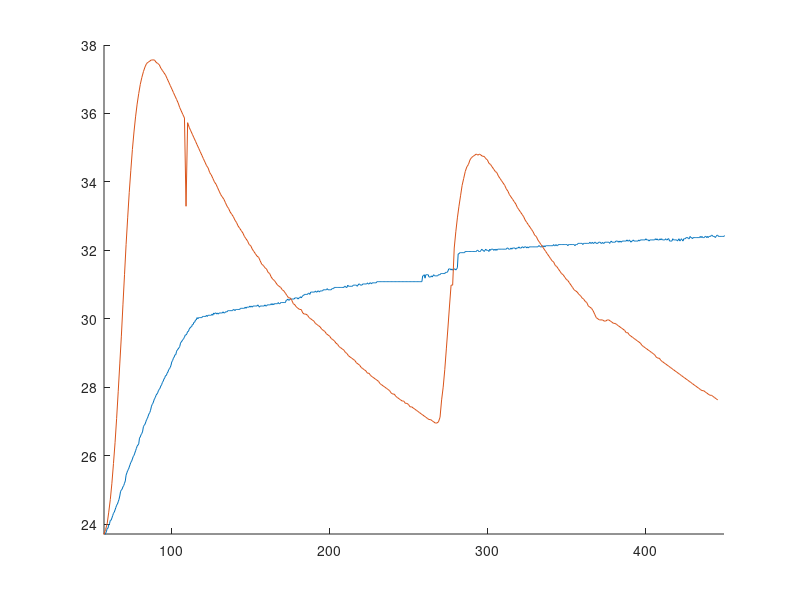

This figure's MATLAB source: (Note: this script raises an error after producing the figure.)
clear variables, close all, clc, format compact
%%
tempio=[23.70500997203753
23.70500997203753
23.84026470852855
24.009340786061372
24.347518469071375
24.71955324370774
25.193111649585124
25.768236637964918
26.377299889626947
27.088013358132795
27.866586521293872
28.679203316652817
29.492016976510666
30.406667836689152
31.287678586300267
32.168920917994434
32.948674630796916
33.69469583447336
34.33912059152478
34.94974264516049
35.45867942021
35.899820539629445
36.273139200914954
36.578612711229546
36.850168126040636
37.053849146947286
37.22359280058603
37.359393922691105
37.46124838090673
37.495200555917656
37.52915307541575
37.56310593941115
37.56310593941115
37.56310593941115
37.495200555917656
37.46124838090673
37.42729655037209
37.32544312552335
37.25754256448114
37.18964338109399
37.121745575277025
37.0199014493136
36.91806042241263
36.816222494291395
36.71438766466714
36.612555933256765
36.51072729977752
36.40890176394706
36.307079325482256
36.17132089183172
36.069505679454814
35.967693563501854
35.86588454369049
33.28775458605283
35.73014399967356
35.59440895873643
35.492611289027025
35.39081671414164
35.28902523379756
35.18723684771279
35.085451555604955
34.983669357192454
34.881890252192555
34.78011424032326
34.67834132130334
34.57657149485006
34.474804760681806
34.406961989033206
34.27128056807317
34.20344191859428
34.10168652039336
33.99993421316253
33.93210105874166
33.83035390250147
33.72860983648041
33.62686886039687
33.559043259500825
33.49121903170149
33.38948526437738
33.28775458605283
33.219935849807904
33.118210319190034
33.05039501448948
32.98258108226046
32.880862757119935
32.813052255706104
32.71133907639711
32.64353200527767
32.57572630613038
32.507921978871494
32.406218060092776
32.33841716219146
32.27061763588756
32.168920917994434
32.13502269773896
32.033330093950944
31.965536738804907
31.897744754798573
31.82995414184859
31.796059349493817
31.694377028785354
31.592697792392325
31.558805398949477
31.49102164003425
31.457130274540848
31.35545823379244
31.32156823875236
31.21990030911573
31.152123402156224
31.118235462484858
31.050460610707074
30.982687128946306
30.94880090179658
30.914915017119945
30.84714427514464
30.81325941782494
30.745490730470387
30.67772341275962
30.609957464608904
30.609957464608904
30.54219288593564
30.440548585514176
30.406667836689152
30.33890736594959
30.305027644014782
30.27114826435593
30.27114826435593
30.169512178930763
30.135634168272123
30.135634168272123
30.10175649983725
30.03400218959827
30.000125547773877
29.96624924813158
29.932373290661605
29.864622402197345
29.830747471181652
29.79687288229736
29.762998635533208
29.695251168324752
29.661377947859428
29.62750506947331
29.559760338896275
29.525888486684707
29.492016976510666
29.424274982233875
29.390404498110097
29.356534355982546
29.288795097674072
29.2549259814725
29.187188774922863
29.153320684554146
29.119452936108814
29.08558552957673
29.017851742210993
28.983985361356314
28.916253625252278
28.882388269981888
28.84852325655228
28.814658584952934
28.780794255173717
28.713066621033985
28.679203316652817
28.645340354050095
28.57761545413945
28.543753516810497
28.509891921219065
28.476030667354266
28.40830918476401
28.40830918476401
28.340589068957126
28.306729523571537
28.272870319851002
28.23901145778463
28.20515293736229
28.171294758574206
28.103579425857657
28.069722271908535
28.035865459551996
28.002008988777533
27.968152859575
27.93429707193389
27.90044162584331
27.832731758275067
27.798877336776005
27.798877336776005
27.731169518296927
27.697316121295888
27.66346306577366
27.629610351720107
27.595757979124347
27.595757979124347
27.52805425826638
27.52805425826638
27.494202909982775
27.426501237655632
27.426501237655632
27.392650913591442
27.358800930912945
27.32495128961001
27.291101989672114
27.25725303108875
27.223404413850155
27.189556137945434
27.15570820336446
27.12186061009708
27.088013358132795
27.054166447461462
27.054166447461462
27.020319878072186
26.986473649955588
26.95262776310078
26.95262776310078
26.986473649955588
27.12186061009708
27.629610351720107
28.002008988777533
28.509891921219065
29.119452936108814
29.72912473087905
30.372787430170877
30.982687128946306
30.982687128946306
32.06722728572717
32.54182397101995
32.948674630796916
33.28775458605283
33.592955888306406
33.89818499661981
34.10168652039336
34.3052004080469
34.44088320308477
34.50872666183444
34.64441770221425
34.71226528401074
34.746189590347704
34.78011424032326
34.81403923394941
34.78011424032326
34.81403923394941
34.78011424032326
34.746189590347704
34.746189590347704
34.67834132130334
34.64441770221425
34.542648906553936
34.50872666183444
34.44088320308477
34.37304111851659
34.3052004080469
34.27128056807317
34.16952310906883
34.10168652039336
34.03385130548221
33.966017464252396
33.89818499661981
33.796438870483954
33.72860983648041
33.62686886039687
33.559043259500825
33.49121903170149
33.42339617691627
33.35557469506104
33.25384504633993
33.18602699644586
33.118210319190034
33.05039501448948
32.98258108226046
32.880862757119935
32.813052255706104
32.74524312647243
32.677435369335946
32.60962898421253
32.54182397101995
32.44011902341842
32.406218060092776
32.30451722759514
32.236718387058595
32.168920917994434
32.10112482031967
32.033330093950944
31.965536738804907
31.897744754798573
31.82995414184859
31.762164899871966
31.694377028785354
31.660483607299938
31.558805398949477
31.524913348167082
31.457130274540848
31.38934857143027
31.32156823875236
31.287678586300267
31.21990030911573
31.152123402156224
31.118235462484858
31.050460610707074
30.982687128946306
30.914915017119945
30.84714427514464
30.81325941782494
30.77937490293703
30.711606900414882
30.67772341275962
30.609957464608904
30.5760750040928
30.508311110126908
30.474429676656467
30.372787430170877
30.33890736594959
30.305027644014782
30.23726922696253
30.135634168272123
30.03400218959827
30.000125547773877
29.96624924813158
29.96624924813158
29.96624924813158
29.932373290661605
29.932373290661605
29.96624924813158
29.96624924813158
29.932373290661605
29.898497675353823
29.864622402197345
29.864622402197345
29.830747471181652
29.79687288229736
29.762998635533208
29.72912473087905
29.695251168324752
29.661377947859428
29.593632533155517
29.593632533155517
29.525888486684707
29.492016976510666
29.45814580836402
29.424274982233875
29.390404498110097
29.356534355982546
29.32266455584071
29.288795097674072
29.221057207225474
29.187188774922863
29.153320684554146
29.119452936108814
29.08558552957673
29.051718464947374
29.017851742210993
28.983985361356314
28.950119322373205
28.882388269981888
28.84852325655228
28.84852325655228
28.780794255173717
28.746930267204114
28.713066621033985
28.679203316652817
28.645340354050095
28.611477733215686
28.57761545413945
28.543753516810497
28.509891921219065
28.476030667354266
28.44216975520596
28.40830918476401
28.374448956017904
28.340589068957126
28.306729523571537
28.272870319851002
28.23901145778463
28.20515293736229
28.171294758574206
28.1374369214095
28.103579425857657
28.069722271908535
28.035865459551996
28.002008988777533
27.968152859575
27.93429707193389
27.90044162584331
27.90044162584331
27.866586521293872
27.832731758275067
27.798877336776005
27.765023256786545
27.765023256786545
27.731169518296927
27.697316121295888
27.66346306577366
27.629610351720107]
tempp=[
19.447269110593822
19.481039491884005
19.447269110593822
19.481039491884005
19.481039491884005
19.481039491884005
19.481039491884005
19.481039491884005
19.481039491884005
19.447269110593822
19.447269110593822
19.447269110593822
19.447269110593822
19.447269110593822
19.481039491884005
19.481039491884005
19.514810212156803
19.548581271423107
19.548581271423107
19.548581271423107
19.548581271423107
19.548581271423107
19.548581271423107
19.548581271423107
19.582352669693048
19.582352669693048
19.616124406976397
19.649896483283285
19.68366889862461
19.71744165300975
19.71744165300975
19.71744165300975
19.751214746449595
19.751214746449595
19.784988178954286
19.818761950533588
19.85253606119801
19.85253606119801
19.88631051095769
19.920085299823143
19.953860427803754
19.98763589491079
19.98763589491079
20.021411701154015
20.12274115480219
20.156518317691912
20.190295819769265
20.190295819769265
20.257851841525905
20.29163036122622
20.29163036122622
19.244653940924035
20.359188418321146
20.73078199080814
20.764565260632285
20.798348869827667
20.832132818404425
20.865917106373068
20.629434217461007
20.66321646923264
20.696999060345096
20.73078199080814
20.764565260632285
20.832132818404425
20.865917106373068
20.96727200673135
21.001057652368935
21.034843637449473
21.102416625980343
21.136203629450577
21.169990972405067
21.23756667680587
21.271355038272834
21.305143739264608
21.372722159863137
21.474092337452706
21.50788307580774
21.5416741537593
21.609257328492173
21.676841861733564
21.71063463782058
21.744427753565322
21.81201500406968
21.87960361332774
21.913398427515457
21.947193581422106
22.01478490843464
22.048581081560798
22.116174447104335
22.183769171771047
22.217567043800894
22.285163807305757
22.318962698800675
22.386561501328426
22.386561501328426
22.42036141238116
22.521763184818692
22.623168016390387
22.656970306769566
22.724575907372596
22.859791188245016
22.893595858453402
22.96120621892964
22.995011909218512
23.028817939554866
23.130238070950185
23.16404546157896
23.19785319230591
23.265469674097123
23.333087516406795
23.40070671931604
23.43451683102155
23.502138074985034
23.535949207264036
23.603572492466494
23.671197138597822
23.73882314574024
23.772636659716103
23.874079243385797
23.874079243385797
23.975524889885136
24.009340786061372
24.11079051676438
24.11079051676438
24.178425372480806
24.246061589824496
24.313699168877676
24.347518469071375
24.415158090843303
24.48279907453086
24.550441420215904
24.584263103833297
24.651907492668894
24.71955324370774
24.821024424577047
24.956324100882778
24.99014987154172
25.023975982854925
25.091629227482777
25.12545636081883
25.193111649585124
25.260768301213638
25.429915893346184
25.497577315639607
25.56524010116622
25.599072005167184
25.666736835696977
25.734403029665355
25.80207058715492
25.83590487724549
25.903574480171162
25.971245446823787
26.005081441573424
26.072754453971175
26.140428830302767
26.20810457064968
26.275781675094525
26.309620738879765
26.34346014372065
26.51266228411725
26.546503735507546
26.614187661681115
26.648030136485417
26.71571610958012
26.851092150003428
26.884937013134834
26.918782217497238
26.986473649955588
27.054166447461462
27.088013358132795
27.15570820336446
27.223404413850155
27.25725303108875
27.32495128961001
27.426501237655632
27.494202909982775
27.52805425826638
27.595757979124347
27.66346306577366
27.697316121295888
27.765023256786545
27.798877336776005
27.832731758275067
27.90044162584331
27.93429707193389
27.968152859575
28.035865459551996
28.069722271908535
28.1374369214095
28.171294758574206
28.23901145778463
28.272870319851002
28.340589068957126
28.340589068957126
28.40830918476401
28.44216975520596
28.509891921219065
28.543753516810497
28.57761545413945
28.645340354050095
28.746930267204114
28.780794255173717
28.84852325655228
28.882388269981888
28.950119322373205
28.950119322373205
29.051718464947374
29.08558552957673
29.119452936108814
29.153320684554146
29.187188774922863
29.288795097674072
29.32266455584071
29.356534355982546
29.390404498110097
29.424274982233875
29.45814580836402
29.525888486684707
29.525888486684707
29.559760338896275
29.62750506947331
29.62750506947331
29.695251168324752
29.72912473087905
29.762998635533208
29.762998635533208
29.830747471181652
29.830747471181652
29.898497675353823
29.898497675353823
29.96624924813158
29.96624924813158
30.03400218959827
30.000125547773877
30.03400218959827
30.03400218959827
30.03400218959827
30.03400218959827
30.03400218959827
30.067879173616014
30.067879173616014
30.067879173616014
30.067879173616014
30.067879173616014
30.10175649983725
30.067879173616014
30.10175649983725
30.10175649983725
30.10175649983725
30.10175649983725
30.10175649983725
30.135634168272123
30.10175649983725
30.169512178930763
30.135634168272123
30.169512178930763
30.169512178930763
30.135634168272123
30.169512178930763
30.135634168272123
30.169512178930763
30.169512178930763
30.169512178930763
30.169512178930763
30.169512178930763
30.203390531824432
30.169512178930763
30.169512178930763
30.203390531824432
30.203390531824432
30.203390531824432
30.23726922696253
30.23726922696253
30.23726922696253
30.23726922696253
30.23726922696253
30.23726922696253
30.23726922696253
30.27114826435593
30.27114826435593
30.23726922696253
30.27114826435593
30.27114826435593
30.27114826435593
30.27114826435593
30.27114826435593
30.27114826435593
30.305027644014782
30.305027644014782
30.305027644014782
30.305027644014782
30.305027644014782
30.305027644014782
30.33890736594959
30.305027644014782
30.33890736594959
30.33890736594959
30.33890736594959
30.33890736594959
30.372787430170877
30.33890736594959
30.372787430170877
30.33890736594959
30.372787430170877
30.372787430170877
30.372787430170877
30.372787430170877
30.372787430170877
30.372787430170877
30.406667836689152
30.372787430170877
30.33890736594959
30.372787430170877
30.372787430170877
30.372787430170877
30.372787430170877
30.372787430170877
30.372787430170877
30.406667836689152
30.372787430170877
30.372787430170877
30.406667836689152
30.406667836689152
30.406667836689152
30.406667836689152
30.406667836689152
30.440548585514176
30.406667836689152
30.440548585514176
30.406667836689152
30.440548585514176
30.440548585514176
30.440548585514176
30.440548585514176
30.440548585514176
30.474429676656467
30.440548585514176
30.440548585514176
30.474429676656467
30.474429676656467
30.474429676656467
30.474429676656467
30.474429676656467
30.474429676656467
30.474429676656467
30.54219288593564
30.54219288593564
30.5760750040928
30.54219288593564
30.54219288593564
30.5760750040928
30.5760750040928
30.5760750040928
30.5760750040928
30.5760750040928
30.5760750040928
30.609957464608904
30.609957464608904
30.609957464608904
30.609957464608904
30.5760750040928
30.609957464608904
30.609957464608904
30.643840267494088
30.609957464608904
30.643840267494088
30.67772341275962
30.67772341275962
30.711606900414882
30.711606900414882
30.711606900414882
30.711606900414882
30.711606900414882
30.745490730470387
30.745490730470387
30.711606900414
30.77937490293703
30.77937490293703
30.77937490293703
30.77937490293703
30.77937490293703
30.77937490293703
30.81325941782494
30.77937490293703
30.77937490293703
30.81325941782494
30.81325941782494
30.77937490293703
30.81325941782494
30.81325941782494
30.81325941782494
30.81325941782494
30.84714427514464
30.84714427514464
30.84714427514464
30.84714427514464
30.84714427514464
30.881029474905887
30.84714427514464
30.84714427514464
30.84714427514464
30.84714427514464
30.84714427514464
30.881029474905887
30.881029474905887
30.881029474905887
30.914915017119945
30.914915017119945
30.914915017119945
30.914915017119945
30.914915017119945
30.914915017119945
30.914915017119945
30.914915017119945
30.914915017119945
30.914915017119945
30.914915017119945
30.914915017119945
30.914915017119945
30.94880090179658
30.94880090179658
30.914915017119945
30.914915017119945
30.982687128946306
30.94880090179658
30.94880090179658
30.94880090179658
30.94880090179658
30.94880090179658
30.94880090179658
30.982687128946306
30.982687128946306
30.982687128946306
30.982687128946306
30.982687128946306
30.94880090179658
30.982687128946306
31.01657369857963
31.01657369857963
30.982687128946306
30.982687128946306
30.982687128946306
31.01657369857963
31.01657369857963
31.01657369857963
31.01657369857963
31.01657369857963
31.01657369857963
31.050460610707074
31.01657369857963
31.01657369857963
31.050460610707074
31.050460610707074
31.01657369857963
31.050460610707074
31.050460610707074
31.050460610707074
31.050460610707074
31.050460610707074
31.050460610707074
31.08434786533877
31.08434786533877
31.08434786533877
31.08434786533877
31.08434786533877
31.08434786533877
31.08434786533877
31.08434786533877
31.08434786533877
31.08434786533877
31.08434786533877
31.08434786533877
31.08434786533877
31.08434786533877
31.08434786533877
31.08434786533877
31.08434786533877
31.08434786533877
31.08434786533877
31.08434786533877
31.08434786533877
31.08434786533877
31.08434786533877
31.08434786533877
31.08434786533877
31.08434786533877
31.08434786533877
31.08434786533877
31.08434786533877
31.08434786533877
31.08434786533877
31.08434786533877
31.08434786533877
31.08434786533877
31.08434786533877
31.08434786533877
31.08434786533877
31.08434786533877
31.08434786533877
31.08434786533877
31.08434786533877
31.08434786533877
31.08434786533877
31.08434786533877
31.08434786533877
31.08434786533877
31.08434786533877
31.08434786533877
31.08434786533877
31.08434786533877
31.08434786533877
31.08434786533877
31.08434786533877
31.08434786533877
31.08434786533877
31.08434786533877
31.08434786533877
31.08434786533877
31.253789276424516
31.253789276424516
31.287678586300267
31.18601168436301
31.287678586300267
31.287678586300267
31.287678586300267
31.287678586300267
31.21990030911573
31.21990030911573
31.21990030911573
31.253789276424516
31.21990030911573
31.253789276424516
31.287678586300267
31.253789276424516
31.253789276424516
31.253789276424516
31.253789276424516
31.253789276424516
31.287678586300267
31.287678586300267
31.287678586300267
31.32156823875236
31.32156823875236
31.32156823875236
31.32156823875236
31.32156823875236
31.32156823875236
31.35545823379244
31.35545823379244
31.35545823379244
31.38934857143027
31.457130274540848
31.457130274540848
31.457130274540848
31.423239251676357
31.457130274540848
31.423239251676357
31.423239251676357
31.457130274540848
31.457130274540848
31.423239251676357
31.457130274540848
31.49102164003425
31.89774475479857
31.897744754798573
31.93164057541444
31.93164057541444
31.93164057541444
31.93164057541444
31.93164057541444
31.93164057541444
31.93164057541444
31.965536738804907
31.965536738804907
31.965536738804907
31.965536738804907
31.965536738804907
31.965536738804907
31.965536738804907
31.965536738804907
31.965536738804907
31.965536738804907
31.965536738804907
31.965536738804907
31.965536738804907
31.965536738804907
31.965536738804907
31.99943324498049
31.99943324498049
31.965536738804907
31.965536738804907
31.965536738804907
31.99943324498049
32.033330093950944
31.99943324498049
31.99943324498049
31.965536738804907
31.99943324498049
32.033330093950944
31.99943324498049
31.99943324498049
31.99943324498049
31.965536738804907
32.033330093950944
31.99943324498049
32.033330093950944
32.033330093950944
32.033330093950944
31.99943324498049
32.033330093950944
31.99943324498049
32.033330093950944
31.99943324498049
32.033330093950944
32.033330093950944
32.033330093950944
32.033330093950944
32.033330093950944
32.033330093950944
32.033330093950944
32.033330093950944
32.033330093950944
32.033330093950944
32.033330093950944
32.033330093950944
32.06722728572717
32.06722728572717
32.033330093950944
32.033330093950944
32.033330093950944
32.06722728572717
32.033330093950944
32.06722728572717
32.06722728572717
32.06722728572717
32.06722728572717
32.033330093950944
32.06722728572717
32.06722728572717
32.06722728572717
32.10112482031967
32.06722728572717
32.06722728572717
32.06722728572717
32.10112482031967
32.10112482031967
32.06722728572717
32.10112482031967
32.10112482031967
32.10112482031967
32.06722728572717
32.10112482031967
32.06722728572717
32.10112482031967
32.10112482031967
32.10112482031967
32.10112482031967
32.10112482031967
32.10112482031967
32.10112482031967
32.10112482031967
32.10112482031967
32.10112482031967
32.10112482031967
32.10112482031967
32.13502269773896
32.13502269773896
32.10112482031967
32.10112482031967
32.10112482031967
32.13502269773896
32.10112482031967
32.13502269773896
32.10112482031967
32.13502269773896
32.13502269773896
32.13502269773896
32.13502269773896
32.13502269773896
32.13502269773896
32.13502269773896
32.13502269773896
32.13502269773896
32.13502269773896
32.168920917994434
32.13502269773896
32.13502269773896
32.168920917994434
32.13502269773896
32.13502269773896
32.168920917994434
32.168920917994434
32.168920917994434
32.168920917994434
32.168920917994434
32.168920917994434
32.168920917994434
32.168920917994434
32.168920917994434
32.168920917994434
32.168920917994434
32.168920917994434
32.13502269773896
32.168920917994434
32.168920917994434
32.168920917994434
32.168920917994434
32.168920917994434
32.168920917994434
32.168920917994434
32.168920917994434
32.13502269773896
32.168920917994434
32.168920917994434
32.168920917994434
32.20281948109773
32.20281948109773
32.20281948109773
32.20281948109773
32.20281948109773
32.20281948109773
32.168920917994434
32.20281948109773
32.20281948109773
32.20281948109773
32.20281948109773
32.20281948109773
32.20281948109773
32.20281948109773
32.20281948109773
32.236718387058595
32.20281948109773
32.20281948109773
32.236718387058595
32.20281948109773
32.20281948109773
32.236718387058595
32.236718387058595
32.20281948109773
32.20281948109773
32.20281948109773
32.236718387058595
32.236718387058595
32.236718387058595
32.20281948109773
32.20281948109773
32.236718387058595
32.20281948109773
32.20281948109773
32.236718387058595
32.236718387058595
32.236718387058595
32.236718387058595
32.236718387058595
32.236718387058595
32.20281948109773
32.236718387058595
32.27061763588756
32.236718387058595
32.236718387058595
32.236718387058595
32.236718387058595
32.236718387058595
32.27061763588756
32.27061763588756
32.27061763588756
32.236718387058595
32.27061763588756
32.236718387058595
32.27061763588756
32.236718387058595
32.27061763588756
32.27061763588756
32.27061763588756
32.27061763588756
32.27061763588756
32.27061763588756
32.30451722759514
32.27061763588756
32.27061763588756
32.30451722759514
32.27061763588756
32.236718387058595
32.27061763588756
32.27061763588756
32.30451722759514
32.27061763588756
32.27061763588756
32.27061763588756
32.27061763588756
32.27061763588756
32.27061763588756
32.30451722759514
32.27061763588756
32.30451722759514
32.30451722759514
32.30451722759514
32.30451722759514
32.30451722759514
32.30451722759514
32.30451722759514
32.33841716219146
32.30451722759514
32.30451722759514
32.30451722759514
32.27061763588756
32.30451722759514
32.30451722759514
32.30451722759514
32.30451722759514
32.30451722759514
32.30451722759514
32.30451722759514
32.33841716219146
32.30451722759514
32.33841716219146
32.30451722759514
32.30451722759514
32.30451722759514
32.33841716219146
32.30451722759514
32.33841716219146
32.30451722759514
32.30451722759514
32.30451722759514
32.30451722759514
32.33841716219146
32.30451722759514
32.30451722759514
32.33841716219146
32.33841716219146
32.27061763588756
32.27061763588756
32.27061763588756
32.27061763588756
32.33841716219146
32.30451722759514
32.30451722759514
32.30451722759514
32.30451722759514
32.30451722759514
32.27061763588756
32.30451722759514
32.33841716219146
32.27061763588756
32.30451722759514
32.33841716219146
32.30451722759514
32.27061763588756
32.33841716219146
32.33841716219146
32.33841716219146
32.37231743968742
32.37231743968742
32.37231743968742
32.33841716219146
32.33841716219146
32.406218060092776
32.37231743968742
32.37231743968742
32.33841716219146
32.37231743968742
32.37231743968742
32.37231743968742
32.37231743968742
32.37231743968742
32.37231743968742
32.37231743968742
32.37231743968742
32.37231743968742
32.406218060092776
32.37231743968742
32.406218060092776
32.37231743968742
32.37231743968742
32.37231743968742
32.406218060092776
32.406218060092776
32.37231743968742
32.406218060092776
32.37231743968742
32.406218060092776
32.406218060092776
32.406218060092776
32.44011902341842
32.44011902341842
32.406218060092776
32.406218060092776
32.406218060092776
32.37231743968742
32.406218060092776
32.44011902341842
32.44011902341842
32.406218060092776
32.406218060092776
32.406218060092776
32.406218060092776
32.406218060092776
32.406218060092776
32.406218060092776
32.406218060092776
32.44011902341842
32.406218060092776
32.44011902341842
32.406218060092776
32.44011902341842
32.44011902341842
32.406218060092776
32.406218060092776
32.44011902341842
32.44011902341842
32.44011902341842
32.406218060092776
32.406218060092776
32.406218060092776
32.44011902341842
32.406218060092776
32.44011902341842
32.44011902341842
32.44011902341842
32.44011902341842
32.44011902341842
32.47402032967449
32.44011902341842
32.47402032967449
32.44011902341842
32.44011902341842
32.44011902341842
32.47402032967449
32.44011902341842
32.406218060092776
32.44011902341842
32.44011902341842
32.44011902341842
32.47402032967449
32.47402032967449
32.47402032967449
32.44011902341842
32.44011902341842
32.47402032967449
32.47402032967449
32.44011902341842
32.44011902341842
32.47402032967449
32.47402032967449
32.44011902341842
32.47402032967449
32.47402032967449
32.47402032967449
32.47402032967449
32.47402032967449
32.44011902341842
32.507921978871494
32.47402032967449
32.47402032967449
32.507921978871494
32.507921978871494
32.507921978871494
32.47402032967449
32.47402032967449
32.44011902341842
32.47402032967449
32.44011902341842
32.47402032967449
32.47402032967449
32.47402032967449
32.47402032967449
32.507921978871494
32.507921978871494
32.47402032967449
32.507921978871494
32.507921978871494
32.47402032967449
32.507921978871494
32.507921978871494
32.507921978871494
32.54182397101995
32.507921978871494
32.507921978871494
32.507921978871494
32.54182397101995
32.507921978871494
32.507921978871494
32.54182397101995
32.507921978871494
32.507921978871494
32.54182397101995
32.54182397101995
32.507921978871494
32.54182397101995
32.54182397101995
32.507921978871494
32.54182397101995
32.54182397101995
32.54182397101995
32.54182397101995
32.54182397101995
32.54182397101995
32.54182397101995
32.54182397101995
32.54182397101995
32.54182397101995
32.54182397101995
32.54182397101995
32.54182397101995
32.54182397101995
32.54182397101995
32.57572630613038
32.54182397101995
32.54182397101995
32.54182397101995
32.54182397101995
32.54182397101995
32.57572630613038
32.57572630613038
32.54182397101995
32.54182397101995
32.54182397101995
32.54182397101995
32.54182397101995
32.54182397101995
32.57572630613038
32.57572630613038
32.54182397101995
32.57572630613038
32.57572630613038
32.57572630613038
32.54182397101995
32.54182397101995
32.57572630613038
32.54182397101995
32.57572630613038
32.54182397101995
32.57572630613038
32.57572630613038
32.57572630613038
32.57572630613038
32.57572630613038
32.60962898421253
32.57572630613038
32.60962898421253
32.57572630613038
32.57572630613038
32.60962898421253
32.57572630613038
32.57572630613038
32.57572630613038
32.57572630613038
32.57572630613038
32.60962898421253
32.57572630613038
32.57572630613038
32.57572630613038
32.57572630613038
32.57572630613038
32.57572630613038
32.57572630613038
32.57572630613038
32.60962898421253
32.57572630613038
32.57572630613038
32.57572630613038
32.57572630613038
32.60962898421253
32.60962898421253
32.57572630613038
32.57572630613038
32.57572630613038
32.57572630613038
32.57572630613038
32.57572630613038
32.60962898421253
32.60962898421253
32.60962898421253
32.57572630613038
32.57572630613038
32.60962898421253
32.60962898421253
32.60962898421253
32.60962898421253
32.60962898421253
32.64353200527767
32.60962898421253
32.60962898421253
32.57572630613038
32.60962898421253
32.64353200527767
32.60962898421253
32.60962898421253
32.60962898421253
32.60962898421253
32.60962898421253
32.64353200527767
32.60962898421253
32.60962898421253
32.64353200527767
32.60962898421253
32.60962898421253
32.64353200527767
32.60962898421253
32.64353200527767
32.64353200527767
32.64353200527767
32.60962898421253
32.60962898421253
32.64353200527767
32.64353200527767
32.64353200527767
32.64353200527767
32.57572630613038
32.60962898421253
32.60962898421253
32.57572630613038
32.60962898421253
32.60962898421253
32.57572630613038
32.60962898421253
32.57572630613038
32.60962898421253
32.60962898421253
32.57572630613038
32.60962898421253
32.60962898421253
32.60962898421253
32.57572630613038
32.60962898421253
32.60962898421253
32.57572630613038
32.60962898421253
32.60962898421253
32.60962898421253
32.60962898421253
32.60962898421253
32.60962898421253
32.57572630613038
32.60962898421253
]

%%
hold on
timep=(0:0.5:(numel(tempp')-1)/2)';
plot(timep,tempp)
timeio=56:1:(numel(tempio')+55);
plot(timeio,tempio)
axis([57 450 23.71 38]);
yline(30,'-.b');
title('Comparison of various control strategies')
ylabel('Temp in C')
xlabel('Time in s')
legend('Proportional Control', 'On-Off Control', 'Set Point')
% responsetemp=(max(temp)-min(temp)).*.632+min(temp);
% risetemp=(max(temp)-min(temp)).*.9+min(temp);
% resptime=9
%risetime=20
stepinfo(tempp,timep)
